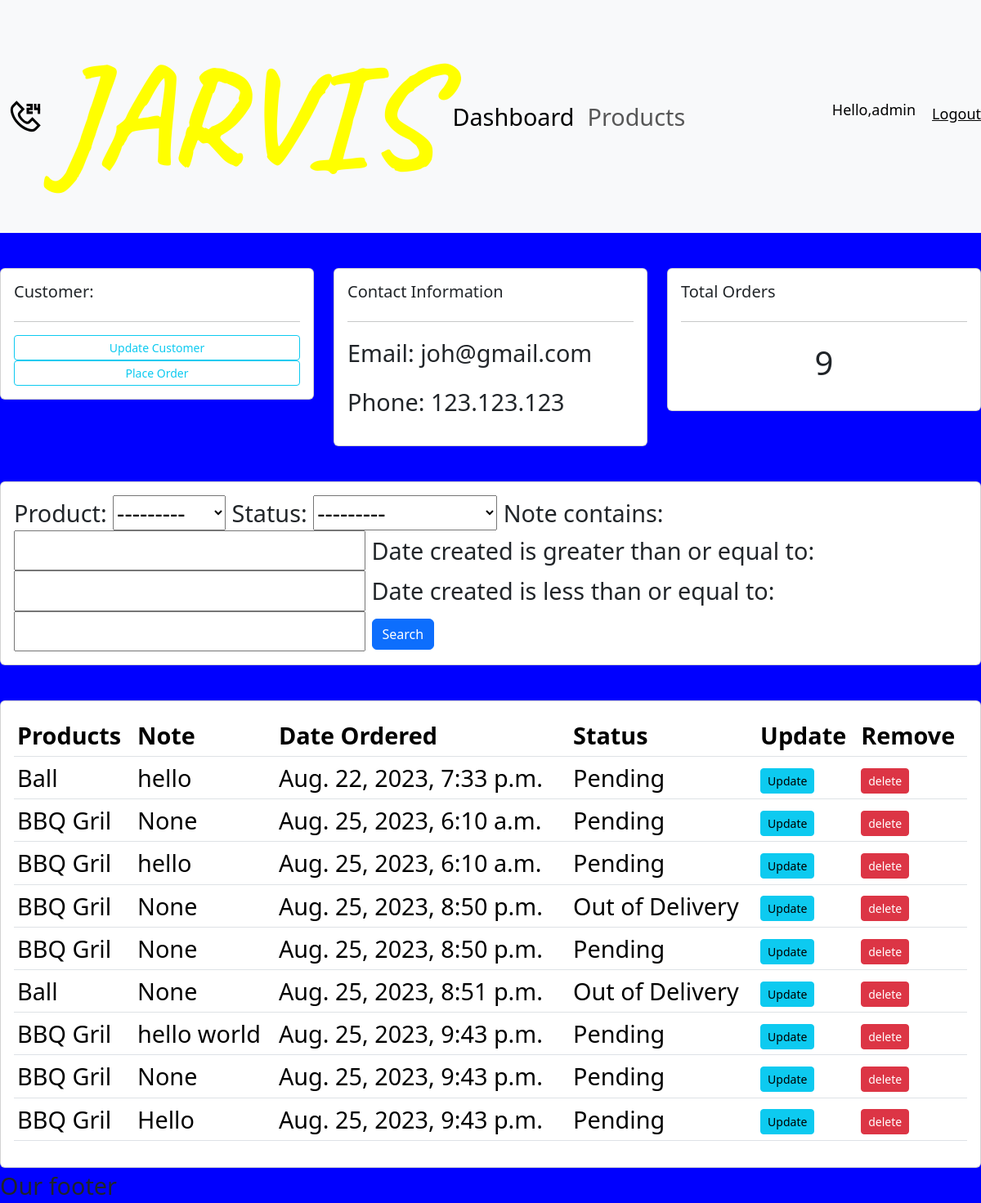
The app's page /customer/1/ (signed in) with its own data.
### accounts/models.py (models this page shows, shortened)
class Customer(models.Model):
    user = models.OneToOneField(User, null=True, blank=True, on_delete=models.CASCADE)
    name = models.CharField(max_length=255, null=True)
    phone = models.CharField(max_length=255, null=True)
    email = models.CharField(max_length=255, null=True)
    profile_pic = models.ImageField(default="profile.png",null=True, blank=True)
    date_created = models.DateTimeField(auto_now_add=True, null=True)

class Order(models.Model):
    STATUS = (
        ('Pending', 'Pending'),
        ('Out of Delivery', 'Out of Delivery'),
        ('Delivered', 'Delivered'),
    )
    customer = models.ForeignKey(Customer, null=True, on_delete=models.SET_NULL)
    product = models.ForeignKey(Products, null=True, on_delete=models.SET_NULL)
    date_created = models.DateTimeField(auto_now_add=True, null=True)
    status = models.CharField(max_length=255, null=True, choices=STATUS)
    note = models.CharField(max_length=1000, null=True)

class Products(models.Model):
    CATEGORY = (
        ('Indoor', 'Indoor'),
        ('Out Door', 'Out Door'),
    )
    name = models.CharField(max_length=255, null=True)
    price = models.FloatField(null=True)
    category = models.CharField(max_length=255, null=True, choices=CATEGORY)
    description = models.CharField(max_length=255, null=True, blank=True)
    date_created = models.DateTimeField(auto_now_add=True, null=True)
    tags = models.ManyToManyField(Tag)
    def __str__(self):
        return self.name

### accounts/decorators.py (the view)
        def wrapper_func(request, *args, **kwargs):
            group = request.user.groups.all()[0].name
            if group in allowed_roles:
                return view_func(request, *args, **kwargs)
            else:
                return HttpResponse('You are not authorised to view this page')

### accounts/views.py (called while the page is built)
@login_required(login_url='login')
@allowed_users(allowed_roles=['admin'])
def customer(request, pk_test):
    customer = Customer.objects.get(id=pk_test)
    orders = customer.order_set.all()
    order_count = orders.count()
    myFilter = OrderFilter(request.GET, queryset=orders)
    orders = myFilter.qs
    context = {'customer': customer, 'orders': orders, 'order_count': order_count, 'myFilter': myFilter}
    return render(request, 'accounts/customer.html', context)

### accounts/templates/accounts/customer.html
{% extends 'accounts/main.html' %}
{% block content %}
<br/>
<div class="row">
    <div class="col-md">
        <div class="card card-body">
            <h5>Customer:</h5>
            <hr/>
            <a class="btn btn-outline-info btn-sm btn-block" href="">Update Customer</a>
            <a class="btn btn-outline-info btn-sm btn-block" href="{% url 'create_order' customer.id %}">Place Order</a>
        </div>
    </div>
    <div class="col-md">
        <div class="card card-body">
            <h5>Contact Information</h5>
            <hr/>
            <p>Email: {{customer.email}} </p>
            <p>Phone: {{customer.phone}}</p>
        </div>
    </div>
    <div class="col-md">
        <div class="card card-body">
            <h5>Total Orders</h5>
            <hr/>
            <h1 style="text-align: center; padding: 10px">{{ order_count }}</h1>
        </div>
    </div>
</div>
<br/>
<div class="row">
    <div class="col">
        <div class="card card-body">
            <form method="get">
                {{ myFilter.form }}
                <button class="btn btn-primary" type="submit">Search</button>
            </form>
        </div>
    </div>
</div>
<br/>
<div class="row">
    <div class="col-md">
        <div class="card card-body">
            <table class="table table-sm">
                <tr>
                    <th>Products</th>
                    <th>Note</th>
                    <th>Date Ordered</th>
                    <th>Status</th>
                    <th>Update</th>
                    <th>Remove</th>
                </tr>
                {% for order in orders %}
                <tr>
                    <td>{{order.product}}</td>
                    <td>{{order.note}}</td>
                    <td>{{order.date_created}}</td>
                    <td>{{order.status}}</td>
                    <td><a class="btn btn-sm btn-info" href="{% url 'update_order' order.id %}">Update</a></td>
                    <td><a class="btn btn-sm btn-danger" href="{% url 'delete_order' order.id %}">delete</a></td>
                </tr>
                {% endfor %}
            </table>
        </div>
    </div>
</div>
{% endblock content %}

### accounts/templates/accounts/navbar.html (shortened to what this page needs)
{% load static %}
<nav class="navbar navbar-expand-lg bg-body-tertiary">
    <div class="container-fluid">
        <a class="navbar-brand" href="#">
            <img src="{% static 'images/customer.svg' %}" alt="Customer Icon">
            <span>Jarvis</span>
        </a>
        <div class="collapse navbar-collapse" id="navbarNav">
            <ul class="navbar-nav">
                {% if request.user.is_staff %}
                <li class="nav-item">
                    <a class="nav-link active" aria-current="page" href="{% url 'home' %}">Dashboard</a>
                </li>
                <li class="nav-item">
                    <a class="nav-link" href="{% url 'products' %}">Products</a>
                </li>
                {% else %}
                <li class="nav-item">
                    <a class="nav-link" href="{% url 'account' %}">Settings</a>
                </li>
                {% endif %}
            </ul>
        </div>
    </div>
    <p class="hello-msg">Hello,{{request.user}}</p>
    <p><a class="hello-msg" href="{% url 'logout' %}">Logout</a></p>
</nav>

### static/css/main.css (style rules this page uses)
body { font-size:1.8rem; background-color:blue; }
.navbar-brand { display:flex; align-items:center; gap:.8rem; font-size:10.8rem; color:yellow; }
.navbar-brand img { max-width:2.4rem; }

### accounts/templates/accounts/navbar.html (style rules this page uses)
.hello-msg { font-size:18px; color:#000; margin-left:20px; }
.navbar-brand span { font-family: 'Caveat', cursive; text-transform:uppercase; font-weight:700; }

### records on screen
Customer: email "joh@gmail.com", phone "123.123.123"
Order: product "Ball", note "hello", date_created "Aug. 22, 2023, 7:33 p.m.", status "Pending"
Order: product "BBQ Gril", note "None", date_created "Aug. 25, 2023, 6:10 a.m.", status "Pending"
Order: product "BBQ Gril", note "hello", date_created "Aug. 25, 2023, 6:10 a.m.", status "Pending"
Order: product "BBQ Gril", note "None", date_created "Aug. 25, 2023, 8:50 p.m.", status "Out of Delivery"
Order: product "BBQ Gril", note "None", date_created "Aug. 25, 2023, 8:50 p.m.", status "Pending"
Order: product "Ball", note "None", date_created "Aug. 25, 2023, 8:51 p.m.", status "Out of Delivery"
Order: product "BBQ Gril", note "hello world", date_created "Aug. 25, 2023, 9:43 p.m.", status "Pending"
Order: product "BBQ Gril", note "None", date_created "Aug. 25, 2023, 9:43 p.m.", status "Pending"
Order: product "BBQ Gril", note "Hello", date_created "Aug. 25, 2023, 9:43 p.m.", status "Pending"

### other values on screen
{{ request.user }} "admin"
{{ order_count }} "9"
